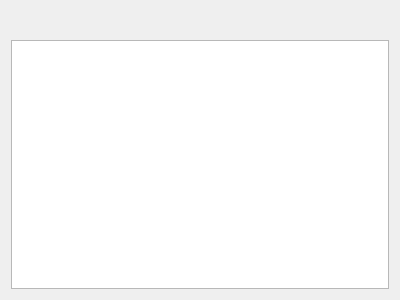
<?xml version="1.0" encoding="UTF-8"?>
<ui version="4.0">
 <class>CanSignalViewerPrivate</class>
 <widget class="QWidget" name="CanSignalViewerPrivate">
  <property name="geometry">
   <rect>
    <x>0</x>
    <y>0</y>
    <width>400</width>
    <height>300</height>
   </rect>
  </property>
  <property name="minimumSize">
   <size>
    <width>400</width>
    <height>250</height>
   </size>
  </property>
  <property name="baseSize">
   <size>
    <width>400</width>
    <height>300</height>
   </size>
  </property>
  <property name="font">
   <font>
    <family>DejaVu Sans Mono</family>
   </font>
  </property>
  <property name="windowTitle">
   <string>Form</string>
  </property>
  <layout class="QVBoxLayout" name="layout">
   <item>
    <layout class="QHBoxLayout" name="horizontalLayout">
     <item>
      <widget class="QPushButton" name="pbClear">
       <property name="toolTip">
        <string>Clear</string>
       </property>
       <property name="icon">
        <iconset>
         <normaloff>:/images/files/images/light/CANbus_icon_Clear.svg</normaloff>:/images/files/images/light/CANbus_icon_Clear.svg</iconset>
       </property>
       <property name="iconSize">
        <size>
         <width>32</width>
         <height>32</height>
        </size>
       </property>
       <property name="flat">
        <bool>true</bool>
       </property>
      </widget>
     </item>
     <item>
      <widget class="QPushButton" name="freezeBox">
       <property name="toolTip">
        <string>Freeze</string>
       </property>
       <property name="icon">
        <iconset>
         <normaloff>:/images/files/images/light/CANbus_icon_Lock.svg</normaloff>:/images/files/images/light/CANbus_icon_Lock.svg</iconset>
       </property>
       <property name="iconSize">
        <size>
         <width>32</width>
         <height>32</height>
        </size>
       </property>
       <property name="checkable">
        <bool>true</bool>
       </property>
       <property name="flat">
        <bool>true</bool>
       </property>
      </widget>
     </item>
     <item>
      <spacer name="horizontalSpacer">
       <property name="orientation">
        <enum>Qt::Horizontal</enum>
       </property>
       <property name="sizeHint" stdset="0">
        <size>
         <width>40</width>
         <height>20</height>
        </size>
       </property>
      </spacer>
     </item>
     <item>
      <widget class="QPushButton" name="pbToggleFilter">
       <property name="toolTip">
        <string>Combine</string>
       </property>
       <property name="icon">
        <iconset>
         <normaloff>:/images/files/images/light/CANbus_icon_Combine.svg</normaloff>:/images/files/images/light/CANbus_icon_Combine.svg</iconset>
       </property>
       <property name="iconSize">
        <size>
         <width>32</width>
         <height>32</height>
        </size>
       </property>
       <property name="checkable">
        <bool>true</bool>
       </property>
       <property name="flat">
        <bool>true</bool>
       </property>
      </widget>
     </item>
     <item>
      <widget class="QPushButton" name="pbDockUndock">
       <property name="toolTip">
        <string>Undock</string>
       </property>
       <property name="icon">
        <iconset>
         <normaloff>:/images/files/images/light/CANbus_icon_Undock.svg</normaloff>:/images/files/images/light/CANbus_icon_Undock.svg</iconset>
       </property>
       <property name="iconSize">
        <size>
         <width>32</width>
         <height>32</height>
        </size>
       </property>
       <property name="checkable">
        <bool>true</bool>
       </property>
       <property name="flat">
        <bool>true</bool>
       </property>
      </widget>
     </item>
    </layout>
   </item>
   <item>
    <widget class="QTableView" name="tv">
     <property name="focusPolicy">
      <enum>Qt::NoFocus</enum>
     </property>
     <property name="sizeAdjustPolicy">
      <enum>QAbstractScrollArea::AdjustToContents</enum>
     </property>
     <property name="editTriggers">
      <set>QAbstractItemView::NoEditTriggers</set>
     </property>
     <property name="dragEnabled">
      <bool>false</bool>
     </property>
     <property name="selectionMode">
      <enum>QAbstractItemView::NoSelection</enum>
     </property>
     <property name="selectionBehavior">
      <enum>QAbstractItemView::SelectItems</enum>
     </property>
     <property name="sortingEnabled">
      <bool>false</bool>
     </property>
     <attribute name="horizontalHeaderMinimumSectionSize">
      <number>40</number>
     </attribute>
     <attribute name="horizontalHeaderDefaultSectionSize">
      <number>60</number>
     </attribute>
     <attribute name="horizontalHeaderShowSortIndicator" stdset="0">
      <bool>true</bool>
     </attribute>
     <attribute name="horizontalHeaderStretchLastSection">
      <bool>false</bool>
     </attribute>
     <attribute name="verticalHeaderVisible">
      <bool>false</bool>
     </attribute>
     <attribute name="verticalHeaderShowSortIndicator" stdset="0">
      <bool>false</bool>
     </attribute>
    </widget>
   </item>
  </layout>
 </widget>
 <resources/>
 <connections/>
</ui>
